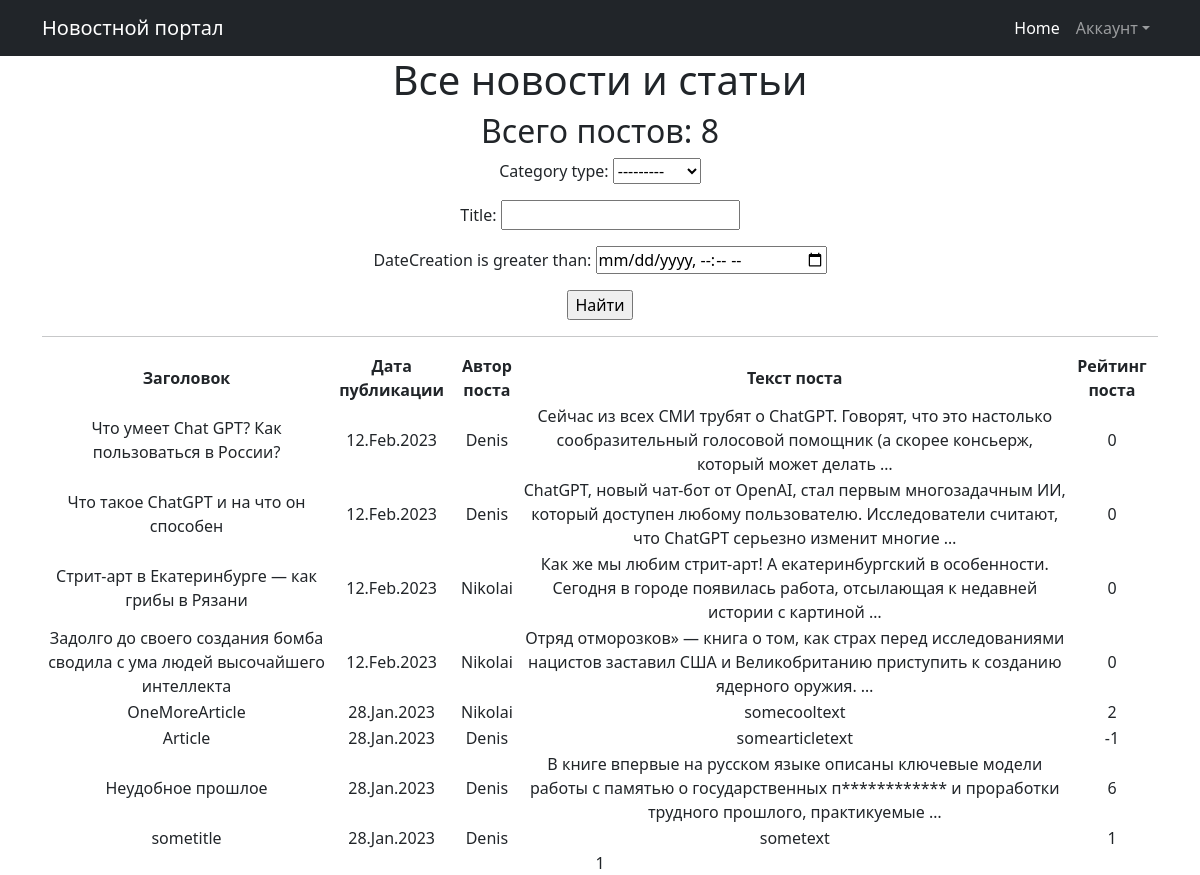
/posts/, run on the app's committed database.
### NewsApp/models.py (models this page shows, shortened)
class Post(models.Model):
    author = models.ForeignKey(Author, on_delete=models.CASCADE)
    NEWS = 'NW'
    ARTICLE = 'AR'
    CATEGORY_CHOICES = (
        (NEWS, 'Новость'),
        (ARTICLE, 'Статья')
    )
    category_type = models.CharField(max_length=2, choices=CATEGORY_CHOICES, default=ARTICLE)
    dateCreation = models.DateTimeField(auto_now_add=True)
    postCategory = models.ManyToManyField(Category, through='PostCategory')
    title = models.CharField(max_length=128)
    text = models.TextField()
    rating = models.SmallIntegerField(default=0)

class Author (models.Model):
    authorUser = models.OneToOneField(User, on_delete=models.CASCADE)
    ratingAuthor = models.SmallIntegerField(default=0)
    def __str__(self):
        return f'{self.authorUser.username}'

### NewsApp/views.py (the view, shortened to what this page needs)
# urls.py: path('', PostsList.as_view()),
class PostsList(ListView):
    model = Post
    ordering = '-dateCreation'
    template_name = 'posts.html'
    context_object_name = 'posts'
    paginate_by = 10
    def get_queryset(self):
        queryset = super().get_queryset()
        self.filterset = PostFilter(self.request.GET, queryset)
        return self.filterset.qs
    def get_context_data(self, **kwargs):
        context = super().get_context_data(**kwargs)
        context['filterset'] = self.filterset
        return context

### NewsApp/templatetags/custom_filters.py (called while the page is built)
@register.filter()
def censor(value):
    banned_words = ['преступлениях', 'России', 'стратегии']
    if not isinstance (value, str):
        raise TypeError(f"Недопустимое значение '{type(value)}' Нужно ввести строковое значение")
    words = value.replace(',', '').split()
    for word in words:
        if word in banned_words:
            value = value.replace(word, f"{word[0]}{'*' * (len(word) - 1)}")
    return value

### templates/posts.html (shortened to what this page needs)
{% extends 'flatpages/default.html' %}
{% load custom_filters %}
{% block content %}
   <h1>Все новости и статьи</h1>
   <h2>Всего постов: {{ posts|length }}</h2>
   <form action="" method="get">
       {{ filterset.form.as_p }}
       <input type="submit" value="Найти" />
   </form>
   <hr>
   {% if posts %}
       <table>
           <tr>
               <td><b>Заголовок</b></td>
               <td><b>Дата публикации</b></td>
               <td><b>Автор поста</b></td>
               <td><b>Текст поста</b></td>
               <td><b>Рейтинг поста</b></td>
           </tr>
           {% for post in posts %}
           <tr>
               <td> {{ post.title|censor }} </td>
               <td> {{ post.dateCreation|date:'d.M.Y' }} </td>
               <td> {{ post.author }} </td>
               <td> {{ post.text|truncatewords:20|censor }} </td>
               <td> {{ post.rating }} </td>
               <td>
               </td>
           </tr>
           {% endfor %}
       </table>
   {% else %}
       <h2>Будьте первым, кто опубликует пост :)</h2>
   {% endif %}
   {{ page_obj.number }}
{% endblock content %}

### data on the page
Post: title|censor "Что умеет Chat GPT? Как пользоваться в России?", dateCreation "12.Feb.2023", author "Denis", text|censor "Сейчас из всех СМИ трубят о ChatGPT. Говорят, что это настолько сообразительный голосовой помощник (а скорее консьерж, который может делать …", rating "0"
Post: title|censor "Что такое ChatGPT и на что он способен", dateCreation "12.Feb.2023", author "Denis", text|censor "ChatGPT, новый чат-бот от OpenAI, стал первым многозадачным ИИ, который доступен любому пользователю. Исследователи считают, что ChatGPT серьезно изменит многие …", rating "0"
Post: title|censor "Стрит-арт в Екатеринбурге — как грибы в Рязани", dateCreation "12.Feb.2023", author "Nikolai", text|censor "Как же мы любим стрит-арт! А екатеринбургский в особенности. Сегодня в городе появилась работа, отсылающая к недавней истории с картиной …", rating "0"
Post: title|censor "Задолго до своего создания бомба сводила с ума людей высочайшего интеллекта", dateCreation "12.Feb.2023", author "Nikolai", text|censor "Отряд отморозков» — книга о том, как страх перед исследованиями нацистов заставил США и Великобританию приступить к созданию ядерного оружия. …", rating "0"
Post: title|censor "OneMoreArticle", dateCreation "28.Jan.2023", author "Nikolai", text|censor "somecooltext", rating "2"
Post: title|censor "Article", dateCreation "28.Jan.2023", author "Denis", text|censor "somearticletext", rating "-1"
Post: title|censor "Неудобное прошлое", dateCreation "28.Jan.2023", author "Denis", text|censor "В книге впервые на русском языке описаны ключевые модели работы с памятью о государственных п************ и проработки трудного прошлого, практикуемые …", rating "6"
Post: title|censor "sometitle", dateCreation "28.Jan.2023", author "Denis", text|censor "sometext", rating "1"

### other printed values
{{ posts|length }} "8"
{{ page_obj.number }} "1"
